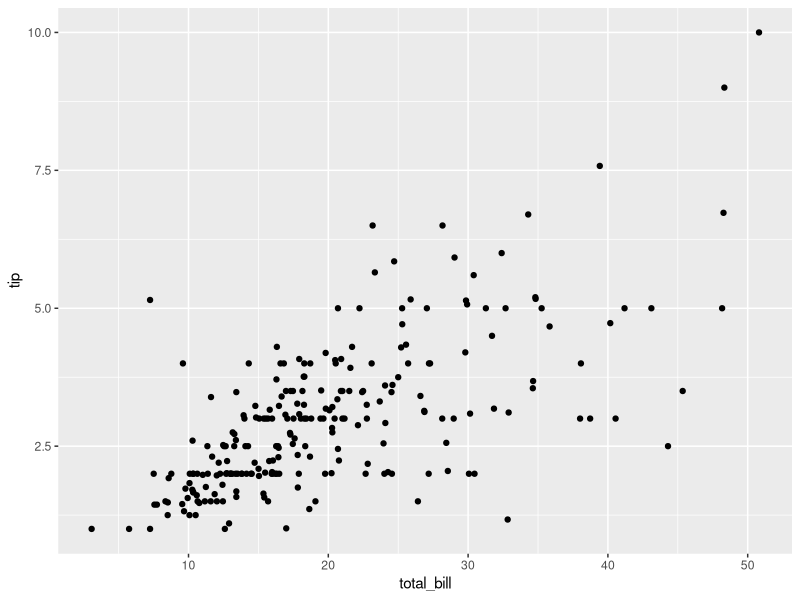
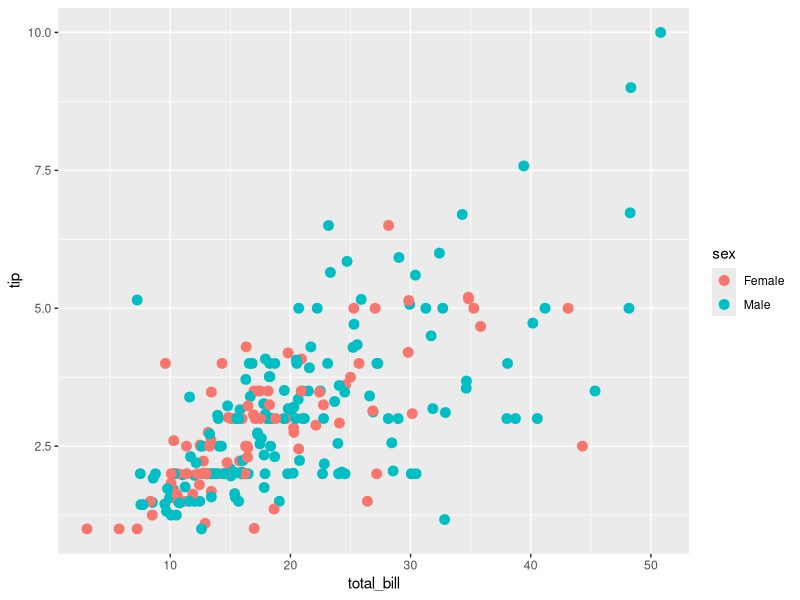
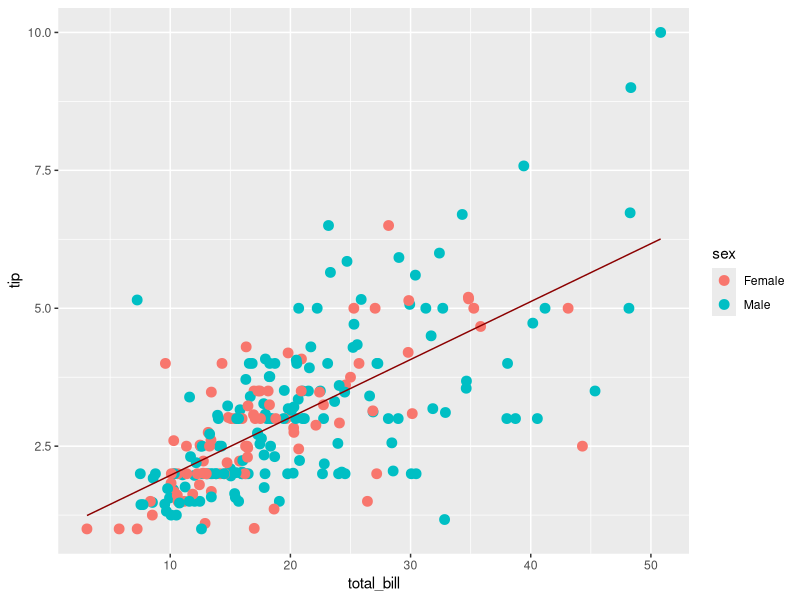
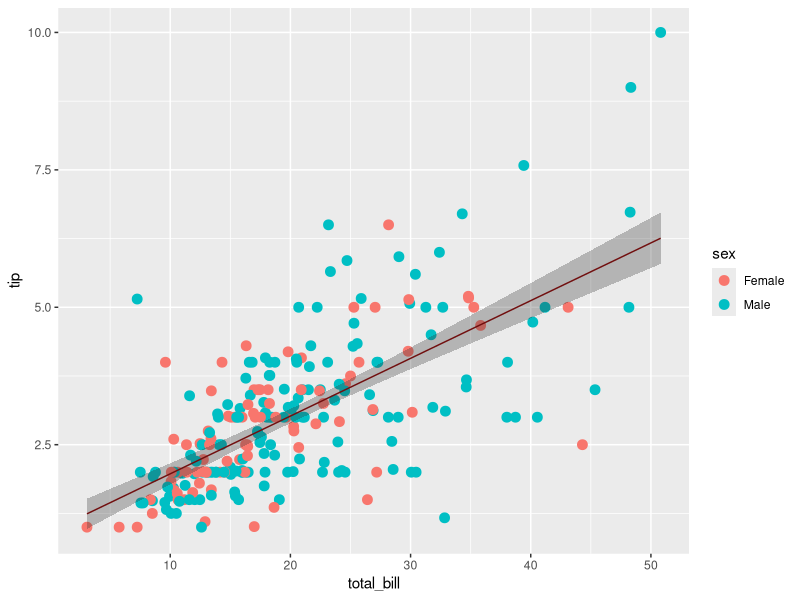
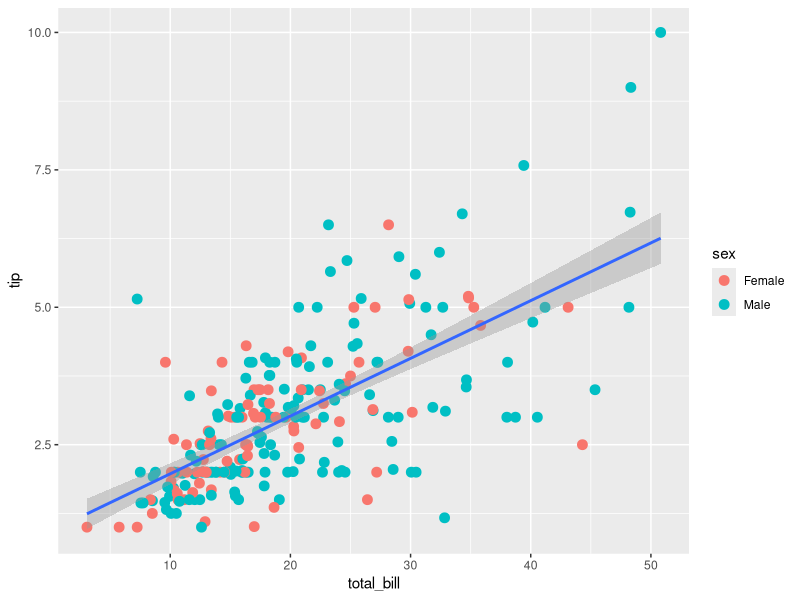
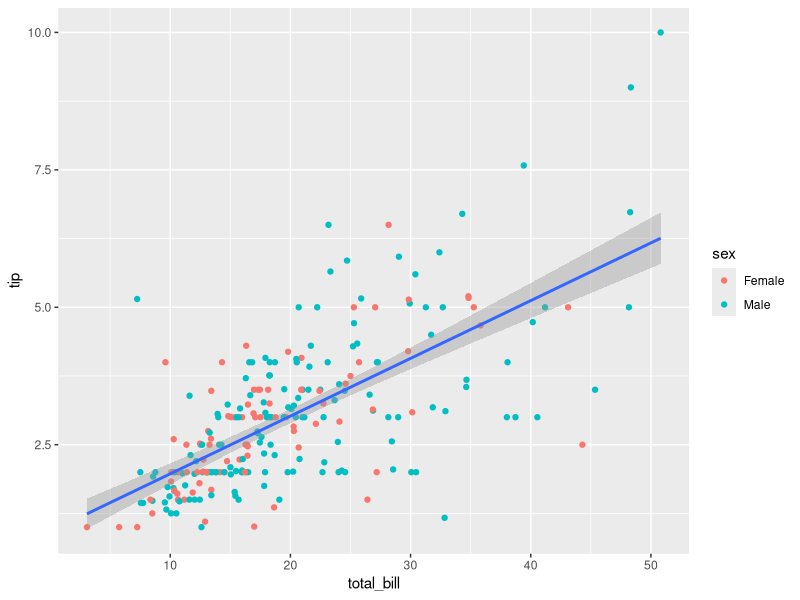

Source code (R) for these figures, in order:
## ---- chunk 1
library(knitr)
opts_chunk$set(tidy = F,  fig.align = "center", fig.height = 5, fig.width = 10)
## ---- chunk 2
data(tips, package = 'reshape2')
library(ggplot2)
qplot(total_bill, tip, data = tips, geom = "point")
## ---- chunk 3
myplot <- ggplot(tips, aes(x = total_bill, y = tip)) +
  geom_point(aes(color = sex)) +
  geom_smooth(method = 'lm')
## ---- chunk 4
layer_point <- geom_point(
  mapping = aes(x = total_bill, y = tip, color = sex),
  data = tips,
  size = 3
)
ggplot() + layer_point
## ---- chunk 5
model <- lm(tip ~ total_bill, data = tips)
fitted_tips <- data.frame(
  total_bill = tips$total_bill, 
  predict(model, interval = "confidence")
)
head(fitted_tips)
## ---- chunk 6
layer_line <- geom_line(
  mapping = aes(x = total_bill, y = fit),
  data = fitted_tips,
  color = "darkred"
)
ggplot() + layer_point + layer_line
## ---- chunk 7
layer_ribbon <- geom_ribbon(
  mapping = aes(x = total_bill, ymin = lwr, ymax = upr),
  data = fitted_tips,
  alpha = 0.3
)
ggplot() + layer_point + layer_line + layer_ribbon
## ---- chunk 8
layer_smooth <- geom_smooth(
  mapping = aes(x = total_bill, y = tip),
  data = tips,
  method = 'lm'
)
ggplot() + layer_point + layer_smooth
## ---- chunk 9
ggplot(tips, aes(x = total_bill, y = tip)) +
  geom_point(aes(color = sex)) +
  geom_smooth(method = 'lm')
